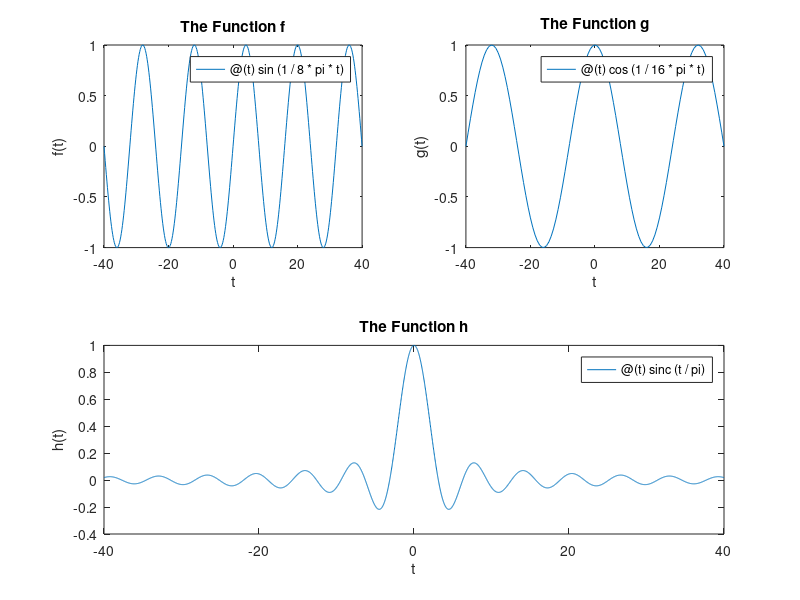

Source code (MATLAB):
figure
t = [-40 40];
subplot(2, 2, 1);
fplot(@(t) sin(1 / 8 * pi * t), t);
title('The Function f'); xlabel('t'); ylabel('f(t)');
subplot(2, 2, 2);
fplot(@(t) cos(1 / 16 * pi * t), t);
title('The Function g'); xlabel('t'); ylabel('g(t)');
subplot(2, 1, 2);
fplot(@(t) sinc(t / pi), t);
title('The Function h'); xlabel('t'); ylabel('h(t)');
print('output.pdf', '-dpdf', '-bestfit');
